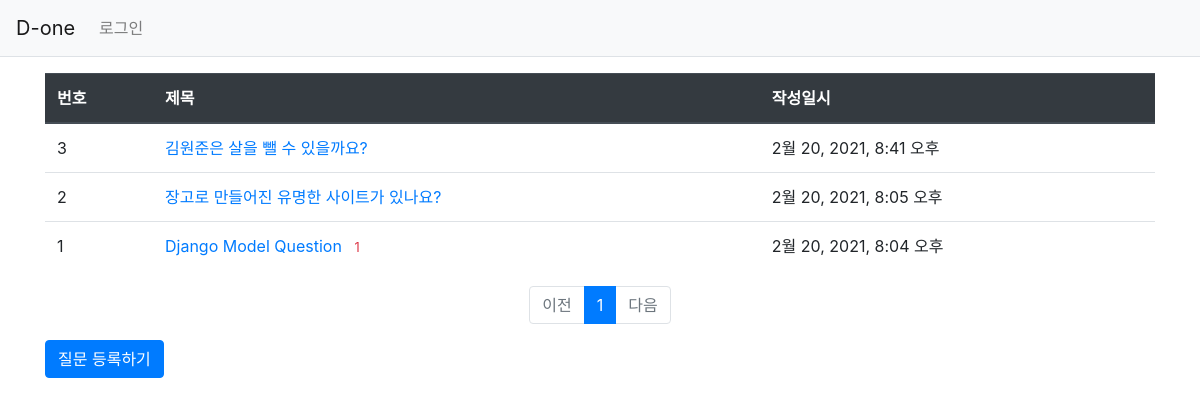
The page /pybo/ on the database as committed earlier.
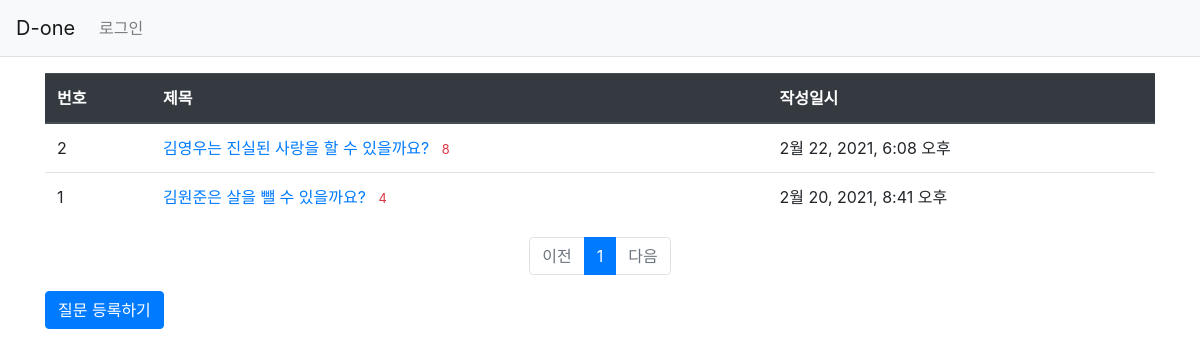
The same page on the database as committed later.
### pybo/models.py (models this page shows, shortened)
class Question(models.Model):
    author = models.ForeignKey(User, on_delete=models.CASCADE)
    subject = models.CharField(max_length=200)
    content = models.TextField()
    create_date = models.DateTimeField()

### pybo/views.py (the view)
# urls.py: path('', views.index, name='index'),
def index(request):
    page = request.GET.get('page', '1') #페이지
    question_list = Question.objects.order_by('-create_date')
    paginator = Paginator(question_list, 10) #페이지 당 10개씩 보여주기
    page_obj = paginator.get_page(page)
    context = {'question_list': page_obj}
    return render(request, 'pybo/question_list.html', context)

### pybo/templatetags/pybo_filter.py (called while the page is built)
@register.filter
def sub(value, arg):
    return value - arg

### templates/pybo/question_list.html
{% extends 'base.html' %}
{% load pybo_filter %}
{% block content %}
<div class='container my-3'>
    <table class='table'>
        <thead>
        <tr class='thead-dark'>
            <th>번호</th>
            <th>제목</th>
            <th>작성일시</th>
        </tr>
        </thead>
        <tbody>
        {% if question_list %}
        {% for question in question_list %}
        <tr>
            <td>{{ question_list.paginator.count|sub:question_list.start_index|sub:forloop.counter0|add:1 }}</td>
            <td>
                <a href ="{% url 'pybo:detail' question.id %}">
                    {{ question.subject}}
                    {% if question.answer_set.count > 0 %}
                    <span class="text-danger small ml-2">
                        {{ question.answer_set.count }}
                    </span>
                    {% endif %}
                </a>
            </td>
            <td>{{ question.create_date }}</td>
        </tr>
        {% endfor %}
        {% else %}
        <tr>
            <td colspan="3">질문이 없습니다.</td>
        </tr>
        {% endif %}
        </tbody>
    </table>
    <ul class="pagination justify-content-center">
        {% if question_list.has_previous %}
        <li class="page-item">
            <a class="page-link" href="?page={{ question_list.previous_page_number }}">이전</a>
        </li>
        {% else %}
        <li class ="page-item disabled">
            <a class="page-link" tabindex="-1" aria-disabled="true" href="#">이전</a>
        </li>
        {% endif %}
        {% for page_number in question_list.paginator.page_range %}
        {% if page_number >= question_list.number|add:-5 and page_number <= question_list.number|add:5 %}
            {% if page_number == question_list.number %}
            <li class="page-item active" aria-current="page">
                <a class="page-link" href="?page={{ page_number }}">{{ page_number }}</a>
            </li>
            {% else %}
            <li class="page-item">
                <a class="page-link" href="?page={{ page_number }}">{{ page_number }}</a>
            </li>
            {% endif %}
        {% endif %}
        {% endfor %}
        {% if question_list.has_next %}
        <li class="page-item">
            <a class="page-link" href="?page={{ question_list.next_page_number }}">다음</a>
        </li>
        {% else %}
        <li class="page-item disabled">
            <a class="page-link" tabindex="-1" aria-disabled="true" href="#">다음</a>
        </li>
        {% endif %}
    </ul>
    <a href="{% url 'pybo:question_create' %}" class="btn btn-primary">질문 등록하기</a>
</div>
{% endblock %}

### templates/base.html (shortened to what this page needs)
{% load static %}
<!DOCTYPE html>
<html lang="ko">
<head>
    <link rel='stylesheet' type='text/css' href="{% static 'bootstrap.min.css' %}">
</head>
<body>
{% include "navbar.html" %}
{% block content %}
{% endblock %}
</body>
</html>

### templates/navbar.html (shortened to what this page needs)
<nav class="navbar navbar-expand-lg navbar-light bg-light border-bottom">
    <a class="navbar-brand" href="{% url 'pybo:index' %}">D-one</a>
    <div class="collapse navbar-collapse flex-grow-0" id="navbarNav">
        <ul class="navbar-nav">
            <li class="nav-item">
                {% if user.is_authenticated %}
                {{ user.username }}님 안녕하세요. <a class="nav-link" href="{% url 'common:logout' %}">(로그아웃)</a>
                {% else %}
                <a class="nav-link" href="{% url 'common:login' %}">로그인</a>
                {% endif %}
            </li>
        </ul>
    </div>
</nav>

Rows that differ between the two databases and show on the page:
removed Question: paginator.count|sub "2", subject "장고로 만들어진 유명한 사이트가 있나요?", create_date "2월 20, 2021, 8:05 오후"
removed Question: paginator.count|sub "1", subject "Django Model Question", answer_set.count "1", create_date "2월 20, 2021, 8:04 오후"
added Question: paginator.count|sub "2", subject "김영우는 진실된 사랑을 할 수 있을까요?", answer_set.count "8", create_date "2월 22, 2021, 6:08 오후"
shown differently, row unchanged: Question "김원준은 살을 뺄 수 있을까요?": paginator.count|sub "3" → "1"; answer_set.count (not shown) → "4"
